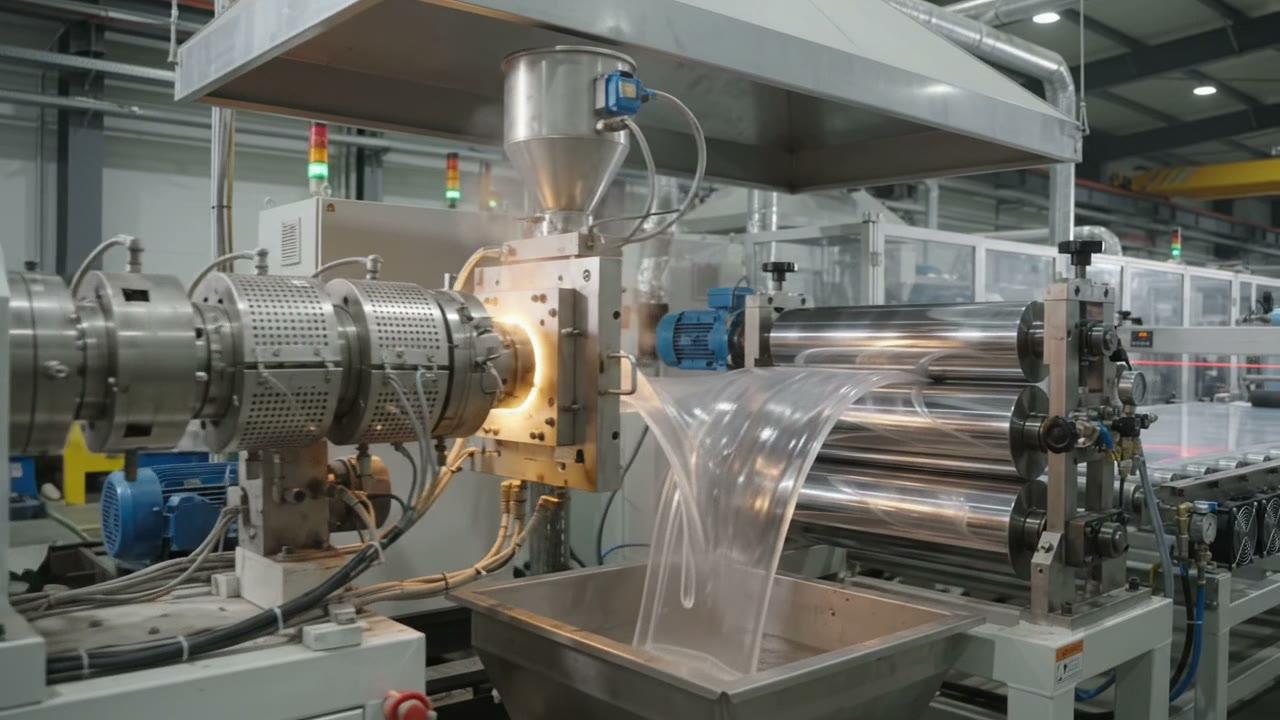
#> input picture field-manual/demo-images/failure_50.jpg, 1280 x 720 px
$ python -i make_augmented.py   (imports and definitions only)
#> lines starting #> are read from the running program, lines starting #| are printed output that depends on the picture; after the words box and inside, x2 and y2 are one past the last pixel; in counts of white or black regions, pixels touching at a corner belong together
#!/usr/bin/env python3
"""Generate augmented demo images. Re-runnable (seeded). Run with the repo .venv python.
Outputs to ./augmented/ . Augmentations are for demo/testing only, not ground truth."""
import io, os, subprocess, random, json
import numpy as np
from PIL import Image, ImageEnhance, ImageFilter, ImageDraw

HERE = os.path.dirname(os.path.abspath(__file__))
TH = os.path.abspath(os.path.join(HERE, "..", ".."))
OUT = os.path.join(HERE, "augmented")
# [1 line not run here, left out]
Q = 90
SZ = (1280, 720)
VIDEOS = [("good", "media/working_machine.mp4", 5.066), ("bad", "media/failure.mp4", 1.005), ("line", "demo/line.mp4", 10.027)]
STILLS = {"good": "working_machine_50.jpg", "bad": "failure_50.jpg"}
rng = np.random.default_rng(42)
# [1 line not run here, left out]
manifest = []  # (filename, label, how)

def save(img, name, label, how, q=Q):
    img.convert("RGB").save(os.path.join(OUT, name), quality=q)
    manifest.append((name, label, how))

# 1. real frames: 8 evenly spaced (midpoints of 8 equal segments)
# [10 lines not run here, left out]

# 2. augmentations
def bright(im, f): return ImageEnhance.Brightness(im).enhance(f)
def noise(im):
    a = np.asarray(im).astype(np.float32) + rng.normal(0, 12, (im.height, im.width, 1)).astype(np.float32) * 0 + rng.normal(0, 12, (im.height, im.width, 3))
    return Image.fromarray(np.clip(a, 0, 255).astype(np.uint8))
def rot(im, d): return im.rotate(d, resample=Image.BICUBIC, expand=False, fillcolor=(0, 0, 0))
def crop85(im):
    w, h = im.size; cw, ch = int(w * .85), int(h * .85); x, y = (w - cw) // 2, (h - ch) // 2
    return im.crop((x, y, x + cw, y + ch)).resize(im.size, Image.LANCZOS)
def hshift(im):
    a = np.asarray(im); s = int(im.width * .05); o = np.empty_like(a); o[:, s:] = a[:, :-s]; o[:, :s] = a[:, :1]  # replicate edge
    return Image.fromarray(o)
def warm(im):
    a = np.asarray(ImageEnhance.Brightness(im).enhance(0.7)).astype(np.float32) * np.array([1.12, 0.97, 0.75])
    return Image.fromarray(np.clip(a, 0, 255).astype(np.uint8))
AUGS = [
    ("bright-25", lambda im: bright(im, .75), "brightness x0.75 (PIL Brightness)"),
    ("bright+20", lambda im: bright(im, 1.20), "brightness x1.20 (PIL Brightness)"),
    ("contrast-low", lambda im: ImageEnhance.Contrast(im).enhance(.6), "contrast x0.60 (PIL Contrast)"),
    ("blur", lambda im: im.filter(ImageFilter.GaussianBlur(2.0)), "Gaussian blur radius 2.0"),
    ("noise", noise, "additive Gaussian per-pixel-per-channel noise sigma=12 (seed 42)"),
    ("rot-4", lambda im: rot(im, -4), "rotate -4 deg (clockwise), bicubic, black corners"),
    ("rot+4", lambda im: rot(im, 4), "rotate +4 deg (counter-clockwise), bicubic, black corners"),
    ("crop85", crop85, "center 85% crop resized back to 1280x720 (Lanczos)"),
    ("shift5", hshift, "horizontal shift right by 64 px (5%), left edge replicated"),
    ("jpeg-q20", None, "re-encoded at JPEG quality 20"),
    ("dimwarm", warm, "brightness x0.70 then RGB gain (1.12, 0.97, 0.75): dim warm factory light"),
]
# [12 lines not run here, left out]
# approximate sheet polygon (hand-measured on working_machine_50, 1280x720)
TOP = ([0, 560, 1000, 1280], [395, 370, 355, 400])
BOT = ([0, 400, 800, 1280], [570, 520, 470, 415])
def sheet_y(x, f): return (1 - f) * np.interp(x, *TOP) + f * np.interp(x, *BOT)
def sheet_mask():
    m = Image.new("L", SZ, 0); d = ImageDraw.Draw(m)
#> after `m = Image.new('L', SZ, 0)`: m: PIL image 1280x720 L; every value is 0
    xs = list(range(0, 1281, 20))
    d.polygon([(x, float(np.interp(x, *TOP))) for x in xs] + [(x, float(np.interp(x, *BOT))) for x in xs[::-1]], fill=255)
    return m
MASK = sheet_mask()
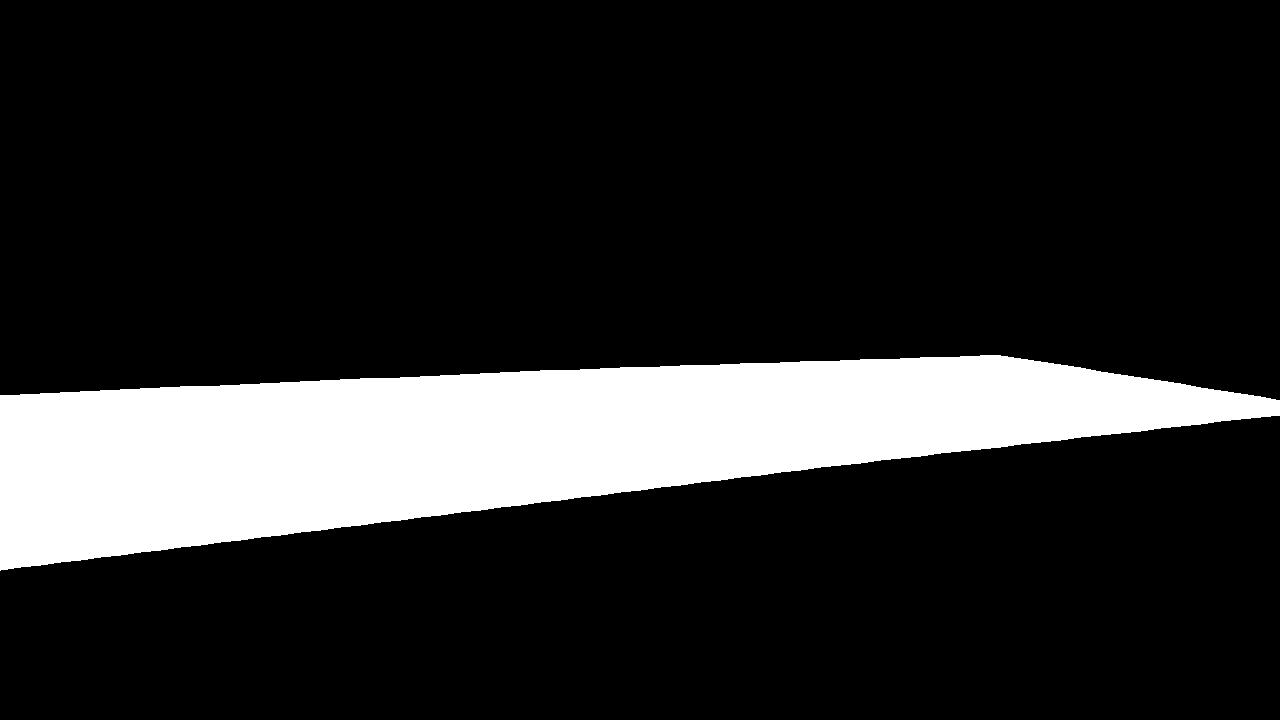
#> MASK: PIL image 1280x720 L; 16.2% white; 1 white region, box (x1, y1, x2, y2) and area: (0, 355, 1280, 571) 149480
#> further down, picture is the input picture: PIL image 1280x720 RGB; mean R, G, B 103.1, 104, 97.6
# exclude the vertical post (x~255-390) occluding the sheet
# [1 line not run here, left out]

def scratch(im):
    ov = Image.new("RGBA", SZ, (0, 0, 0, 0)); d = ImageDraw.Draw(ov)
#> after `ov = Image.new('RGBA', SZ, (0, 0, 0, 0))`: ov: PIL image 1280x720 RGBA; every value is 0
    for f in (0.22, 0.47, 0.71):
        xs = np.arange(400, 1240, 10)
        pts = [(float(x), float(sheet_y(x, f))) for x in xs]
        d.line(pts, fill=(245, 248, 255, 150), width=2)
    ov = ov.filter(ImageFilter.GaussianBlur(0.7))
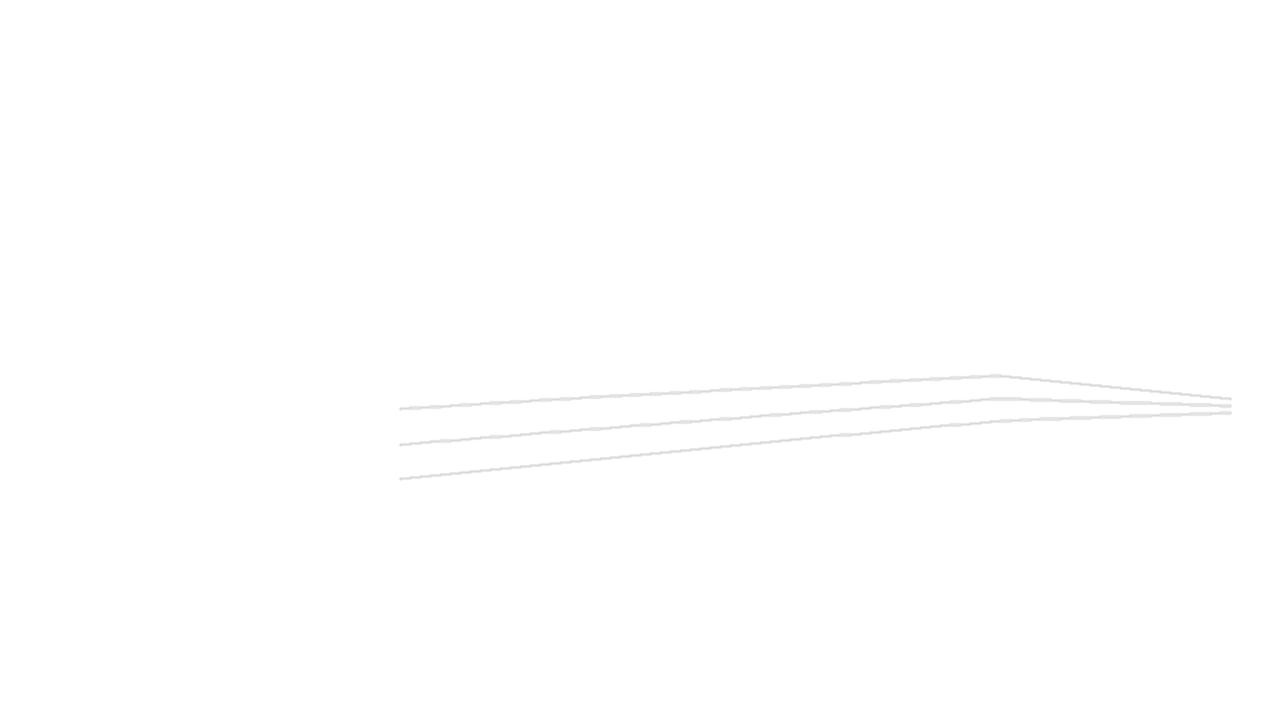
#> ov: PIL image 1280x720 RGBA; mean R, G, B, A 0.9, 0.9, 0.9, 0.6; transparent parts drawn white
    a = ov.split()[3].point(lambda v: v)
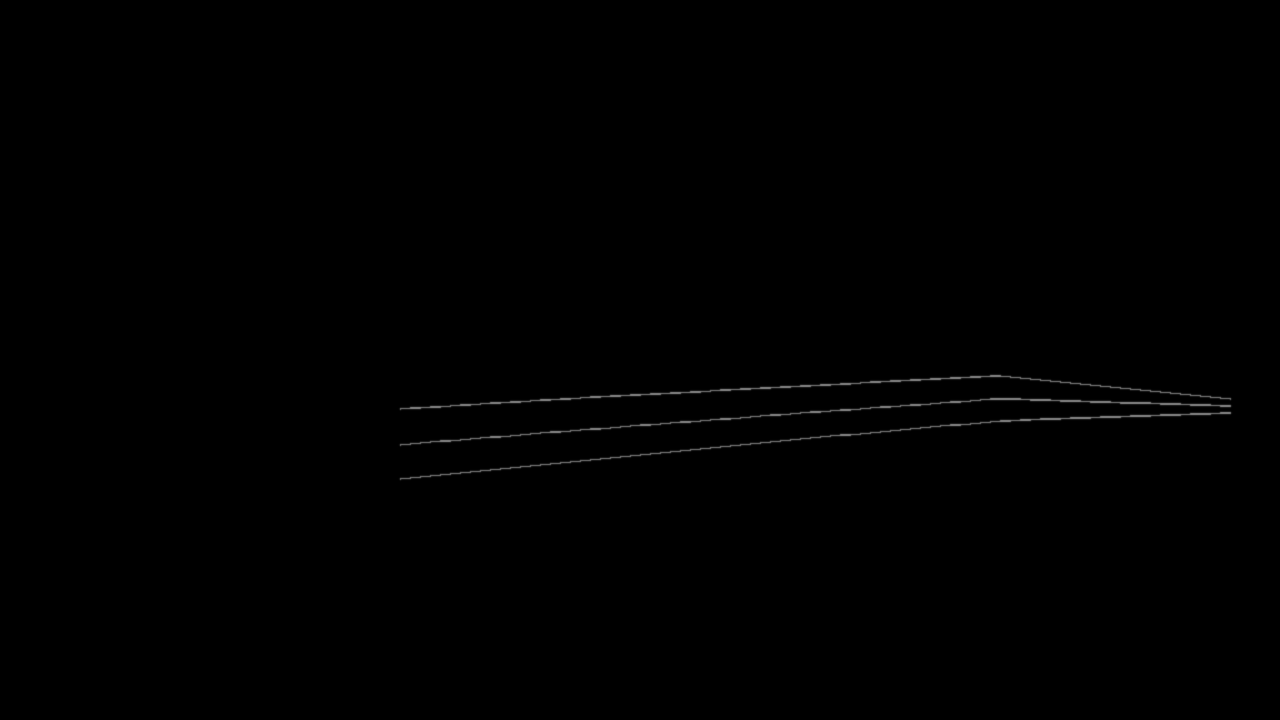
#> a: PIL image 1280x720 L; min 0, max 119, mean 0.6
    ov.putalpha(Image.fromarray(np.minimum(np.asarray(a), np.asarray(MASK))))
    return Image.alpha_composite(im.convert("RGBA"), ov)
def specks(im):
    r = np.random.default_rng(7); ov = Image.new("RGBA", SZ, (0, 0, 0, 0)); d = ImageDraw.Draw(ov); n = 0
    while n < 28:
        x, y = int(r.integers(400, 1240)), int(r.integers(330, 560))
        if MASK.getpixel((x, y)) == 0: continue
        rad = float(r.uniform(1.2, 3.0)); d.ellipse((x - rad, y - rad, x + rad, y + rad), fill=(20, 20, 25, 215)); n += 1
    return Image.alpha_composite(im.convert("RGBA"), ov.filter(ImageFilter.GaussianBlur(0.6)))
def yellow(im):
    a = np.asarray(im).astype(np.float32); m = np.asarray(MASK.filter(ImageFilter.GaussianBlur(4))).astype(np.float32)[..., None] / 255
    y = a * np.array([1.10, 1.02, 0.50])
    return Image.fromarray(np.clip(a * (1 - .8 * m) + y * .8 * m, 0, 255).astype(np.uint8))
SYN = [
    ("SYN-scratch", scratch, "GOOD", "3 thin bright lines (RGBA 245,248,255 alpha 150, width 2, blur 0.7) along sheet direction at 22/47/71% between sheet edges, x=400..1240, clipped to hand-drawn sheet mask"),
    ("SYN-blackspecks", specks, "GOOD", "28 dark specks (RGBA 20,20,25 alpha 215, radius 1.2-3.0 px, blur 0.6) at random positions inside sheet mask (seed 7)"),
    ("SYN-yellowing", yellow, "GOOD", "sheet-area mask (feather blur 4) blended 80% with RGB gain (1.10, 1.02, 0.50)"),
]
# [2 lines not run here, left out]

# 4. contact sheet + README
from PIL import ImageFont
names = [m[0] for m in manifest]
cols, tw, th_, pad = 6, 320, 180, 22
rows = (len(names) + cols - 1) // cols
cs = Image.new("RGB", (cols * tw, rows * (th_ + pad)), (25, 25, 25)); d = ImageDraw.Draw(cs)
try: font = ImageFont.load_default(size=13)
except TypeError: font = ImageFont.load_default()
# [15 lines not run here, left out]

>>> from PIL import Image
>>> picture = Image.open('failure_50.jpg')
>>> result = scratch(picture)
